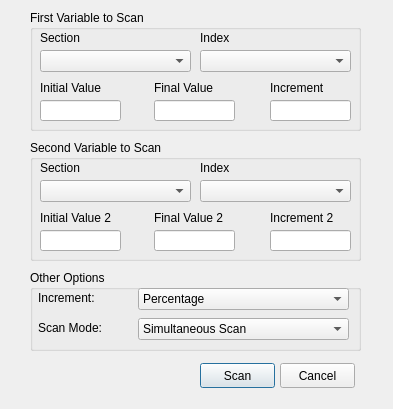
<?xml version="1.0" encoding="UTF-8"?>
<ui version="4.0">
 <class>ScanDialog</class>
 <widget class="QDialog" name="ScanDialog">
  <property name="geometry">
   <rect>
    <x>0</x>
    <y>0</y>
    <width>393</width>
    <height>409</height>
   </rect>
  </property>
  <property name="windowTitle">
   <string>Scanning Simulation Settings</string>
  </property>
  <property name="windowIcon">
   <iconset>
    <normaloff>BOUTguilogo.png</normaloff>BOUTguilogo.png</iconset>
  </property>
  <widget class="QPushButton" name="pushButton">
   <property name="geometry">
    <rect>
     <x>200</x>
     <y>363</y>
     <width>75</width>
     <height>25</height>
    </rect>
   </property>
   <property name="text">
    <string>Scan</string>
   </property>
  </widget>
  <widget class="QPushButton" name="pushButton_2">
   <property name="geometry">
    <rect>
     <x>280</x>
     <y>363</y>
     <width>75</width>
     <height>25</height>
    </rect>
   </property>
   <property name="text">
    <string>Cancel</string>
   </property>
  </widget>
  <widget class="QGroupBox" name="groupBox">
   <property name="geometry">
    <rect>
     <x>30</x>
     <y>10</y>
     <width>331</width>
     <height>121</height>
    </rect>
   </property>
   <property name="title">
    <string>First Variable to Scan</string>
   </property>
   <widget class="QLineEdit" name="incrementLine">
    <property name="geometry">
     <rect>
      <x>240</x>
      <y>90</y>
      <width>81</width>
      <height>21</height>
     </rect>
    </property>
   </widget>
   <widget class="QLabel" name="label_3">
    <property name="geometry">
     <rect>
      <x>10</x>
      <y>70</y>
      <width>81</width>
      <height>16</height>
     </rect>
    </property>
    <property name="text">
     <string>Initial Value</string>
    </property>
   </widget>
   <widget class="QLabel" name="label_5">
    <property name="geometry">
     <rect>
      <x>240</x>
      <y>70</y>
      <width>81</width>
      <height>16</height>
     </rect>
    </property>
    <property name="text">
     <string>Increment</string>
    </property>
   </widget>
   <widget class="QComboBox" name="indexCombo">
    <property name="geometry">
     <rect>
      <x>170</x>
      <y>40</y>
      <width>151</width>
      <height>22</height>
     </rect>
    </property>
   </widget>
   <widget class="QLabel" name="label">
    <property name="geometry">
     <rect>
      <x>10</x>
      <y>20</y>
      <width>56</width>
      <height>15</height>
     </rect>
    </property>
    <property name="text">
     <string>Section</string>
    </property>
   </widget>
   <widget class="QLineEdit" name="finalLine">
    <property name="geometry">
     <rect>
      <x>124</x>
      <y>90</y>
      <width>81</width>
      <height>21</height>
     </rect>
    </property>
   </widget>
   <widget class="QLabel" name="label_2">
    <property name="geometry">
     <rect>
      <x>170</x>
      <y>20</y>
      <width>56</width>
      <height>15</height>
     </rect>
    </property>
    <property name="text">
     <string>Index</string>
    </property>
   </widget>
   <widget class="QLabel" name="label_4">
    <property name="geometry">
     <rect>
      <x>124</x>
      <y>70</y>
      <width>71</width>
      <height>16</height>
     </rect>
    </property>
    <property name="text">
     <string>Final Value</string>
    </property>
   </widget>
   <widget class="QLineEdit" name="initialLine">
    <property name="geometry">
     <rect>
      <x>10</x>
      <y>90</y>
      <width>81</width>
      <height>21</height>
     </rect>
    </property>
   </widget>
   <widget class="QComboBox" name="sectionCombo">
    <property name="geometry">
     <rect>
      <x>10</x>
      <y>40</y>
      <width>151</width>
      <height>22</height>
     </rect>
    </property>
   </widget>
  </widget>
  <widget class="QGroupBox" name="groupBox_3">
   <property name="geometry">
    <rect>
     <x>30</x>
     <y>140</y>
     <width>331</width>
     <height>121</height>
    </rect>
   </property>
   <property name="title">
    <string>Second Variable to Scan</string>
   </property>
   <widget class="QComboBox" name="sectionCombo_2">
    <property name="geometry">
     <rect>
      <x>10</x>
      <y>40</y>
      <width>151</width>
      <height>22</height>
     </rect>
    </property>
   </widget>
   <widget class="QComboBox" name="indexCombo_2">
    <property name="geometry">
     <rect>
      <x>170</x>
      <y>40</y>
      <width>151</width>
      <height>22</height>
     </rect>
    </property>
   </widget>
   <widget class="QLabel" name="label_9">
    <property name="geometry">
     <rect>
      <x>10</x>
      <y>20</y>
      <width>56</width>
      <height>15</height>
     </rect>
    </property>
    <property name="text">
     <string>Section</string>
    </property>
   </widget>
   <widget class="QLabel" name="label_10">
    <property name="geometry">
     <rect>
      <x>170</x>
      <y>20</y>
      <width>56</width>
      <height>15</height>
     </rect>
    </property>
    <property name="text">
     <string>Index</string>
    </property>
   </widget>
   <widget class="QLineEdit" name="finalLine2">
    <property name="geometry">
     <rect>
      <x>124</x>
      <y>90</y>
      <width>81</width>
      <height>21</height>
     </rect>
    </property>
   </widget>
   <widget class="QLabel" name="label_7">
    <property name="geometry">
     <rect>
      <x>10</x>
      <y>70</y>
      <width>81</width>
      <height>16</height>
     </rect>
    </property>
    <property name="text">
     <string>Initial Value 2</string>
    </property>
   </widget>
   <widget class="QLineEdit" name="initialLine2">
    <property name="geometry">
     <rect>
      <x>10</x>
      <y>90</y>
      <width>81</width>
      <height>21</height>
     </rect>
    </property>
   </widget>
   <widget class="QLabel" name="label_6">
    <property name="geometry">
     <rect>
      <x>240</x>
      <y>70</y>
      <width>81</width>
      <height>16</height>
     </rect>
    </property>
    <property name="text">
     <string>Increment 2</string>
    </property>
   </widget>
   <widget class="QLabel" name="label_8">
    <property name="geometry">
     <rect>
      <x>124</x>
      <y>70</y>
      <width>81</width>
      <height>16</height>
     </rect>
    </property>
    <property name="text">
     <string>Final Value 2</string>
    </property>
   </widget>
   <widget class="QLineEdit" name="incrementLine2">
    <property name="geometry">
     <rect>
      <x>240</x>
      <y>90</y>
      <width>81</width>
      <height>21</height>
     </rect>
    </property>
   </widget>
  </widget>
  <widget class="QGroupBox" name="groupBox_2">
   <property name="geometry">
    <rect>
     <x>30</x>
     <y>270</y>
     <width>331</width>
     <height>81</height>
    </rect>
   </property>
   <property name="title">
    <string>Other Options</string>
   </property>
   <widget class="QLabel" name="label_12">
    <property name="geometry">
     <rect>
      <x>8</x>
      <y>20</y>
      <width>91</width>
      <height>16</height>
     </rect>
    </property>
    <property name="text">
     <string>Increment:</string>
    </property>
   </widget>
   <widget class="QComboBox" name="comboBox">
    <property name="geometry">
     <rect>
      <x>108</x>
      <y>48</y>
      <width>211</width>
      <height>22</height>
     </rect>
    </property>
    <item>
     <property name="text">
      <string>Simultaneous Scan</string>
     </property>
    </item>
    <item>
     <property name="text">
      <string>Full Scan</string>
     </property>
    </item>
   </widget>
   <widget class="QComboBox" name="comboBox_2">
    <property name="geometry">
     <rect>
      <x>108</x>
      <y>18</y>
      <width>211</width>
      <height>22</height>
     </rect>
    </property>
    <item>
     <property name="text">
      <string>Percentage</string>
     </property>
    </item>
    <item>
     <property name="text">
      <string>Raw</string>
     </property>
    </item>
   </widget>
   <widget class="QLabel" name="label_11">
    <property name="geometry">
     <rect>
      <x>8</x>
      <y>50</y>
      <width>91</width>
      <height>16</height>
     </rect>
    </property>
    <property name="text">
     <string>Scan Mode:</string>
    </property>
   </widget>
  </widget>
 </widget>
 <resources/>
 <connections/>
</ui>
